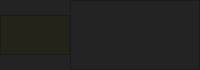
     <widget class="QFrame" name="Top_Bar">
      <property name="enabled">
       <bool>true</bool>
      </property>
      <property name="maximumSize">
       <size>
        <width>16777215</width>
        <height>70</height>
       </size>
      </property>
      <property name="styleSheet">
       <string notr="true">background-color: rgb(35, 35, 35);</string>
      </property>
      <property name="frameShape">
       <enum>QFrame::NoFrame</enum>
      </property>
      <property name="frameShadow">
       <enum>QFrame::Raised</enum>
      </property>
      <layout class="QHBoxLayout" name="horizontalLayout">
       <property name="spacing">
        <number>0</number>
       </property>
       <property name="leftMargin">
        <number>0</number>
       </property>
       <property name="topMargin">
        <number>0</number>
       </property>
       <property name="rightMargin">
        <number>0</number>
       </property>
       <property name="bottomMargin">
        <number>0</number>
       </property>
       <item>
        <widget class="QFrame" name="frame_toggle">
         <property name="maximumSize">
          <size>
           <width>70</width>
           <height>40</height>
          </size>
         </property>
         <property name="styleSheet">
          <string notr="true"/>
         </property>
         <property name="frameShape">
          <enum>QFrame::StyledPanel</enum>
         </property>
         <property name="frameShadow">
          <enum>QFrame::Raised</enum>
         </property>
         <layout class="QVBoxLayout" name="verticalLayout_2">
          <property name="leftMargin">
           <number>0</number>
          </property>
          <property name="topMargin">
           <number>0</number>
          </property>
          <property name="rightMargin">
           <number>0</number>
          </property>
          <property name="bottomMargin">
           <number>0</number>
          </property>
          <item>
           <widget class="QPushButton" name="Btn_Toggle">
            <property name="sizePolicy">
             <sizepolicy hsizetype="Expanding" vsizetype="Expanding">
              <horstretch>0</horstretch>
              <verstretch>0</verstretch>
             </sizepolicy>
            </property>
            <property name="maximumSize">
             <size>
              <width>16777215</width>
              <height>16777215</height>
             </size>
            </property>
            <property name="sizeIncrement">
             <size>
              <width>0</width>
              <height>0</height>
             </size>
            </property>
            <property name="baseSize">
             <size>
              <width>0</width>
              <height>0</height>
             </size>
            </property>
            <property name="font">
             <font>
              <pointsize>14</pointsize>
             </font>
            </property>
            <property name="cursor">
             <cursorShape>PointingHandCursor</cursorShape>
            </property>
            <property name="styleSheet">
             <string notr="true">image: url(:/menuBurger/icons8-menu-48.png);
color: rgb(255, 255, 255);
border: 0px solid;
background-color: rgb(35, 35, 25);
padding-left: 25px;</string>
            </property>
            <property name="text">
             <string/>
            </property>
           </widget>
          </item>
         </layout>
        </widget>
       </item>
       <item>
        <widget class="QFrame" name="frame_top">
         <property name="maximumSize">
          <size>
           <width>16777215</width>
           <height>16777215</height>
          </size>
         </property>
         <property name="frameShape">
          <enum>QFrame::StyledPanel</enum>
         </property>
         <property name="frameShadow">
          <enum>QFrame::Raised</enum>
         </property>
         <widget class="QLabel" name="title">
          <property name="geometry">
           <rect>
            <x>640</x>
            <y>10</y>
            <width>641</width>
            <height>51</height>
           </rect>
          </property>
          <property name="maximumSize">
           <size>
            <width>641</width>
            <height>16777215</height>
           </size>
          </property>
          <property name="font">
           <font>
            <family>8514oem</family>
            <pointsize>32</pointsize>
            <weight>75</weight>
            <bold>true</bold>
           </font>
          </property>
          <property name="styleSheet">
           <string notr="true">color: #C7D2FE;</string>
          </property>
          <property name="text">
           <string>Lights &amp; Locks</string>
          </property>
          <property name="alignment">
           <set>Qt::AlignCenter</set>
          </property>
         </widget>
        </widget>
       </item>
      </layout>
     </widget>
